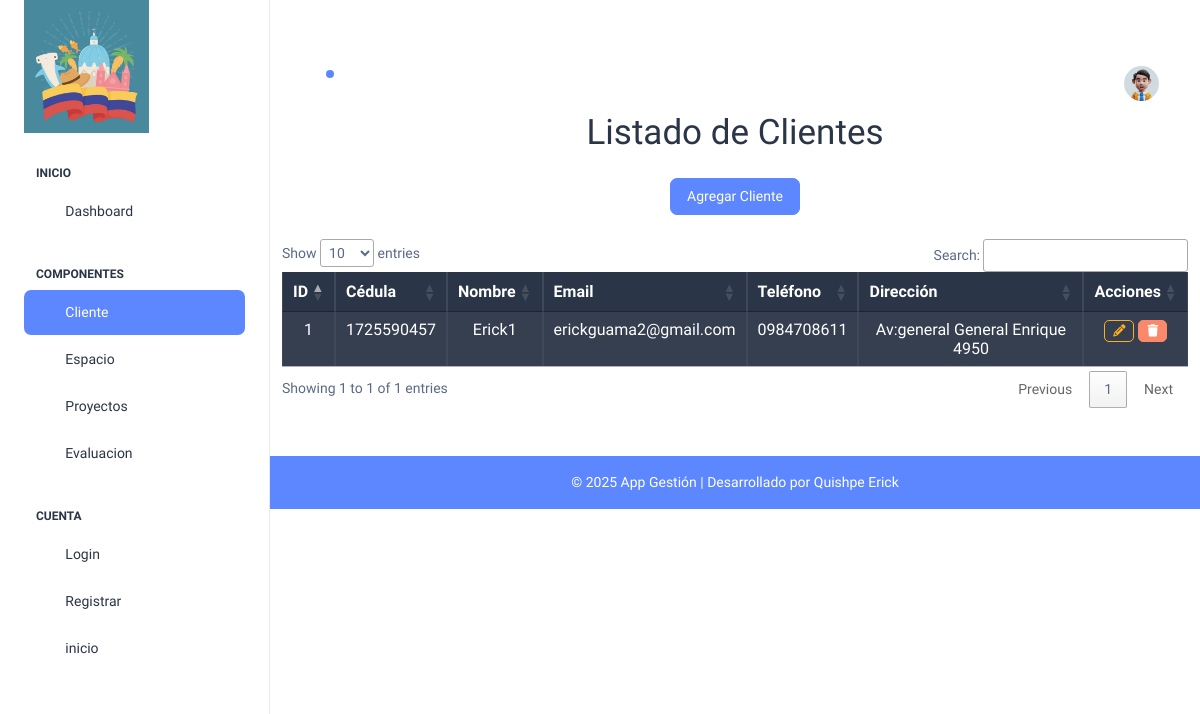
/cliente_mostrar/, run on the app's committed database.
### Aplicaciones/Espacios/models.py (models this page shows, shortened)
class Cliente(models.Model):
    cedula = models.CharField(max_length=10, blank=True, null=True)
    nombre = models.CharField(max_length=255)
    email = models.EmailField(unique=True)
    telefono = models.CharField(max_length=10, blank=True, null=True)
    direccion = models.TextField(blank=True, null=True)

### Aplicaciones/Espacios/views.py (the view)
# urls.py: path('cliente_mostrar/', views.cliente_mostrar, name='cliente_mostrar'),
def cliente_mostrar(request):
    clientes = Cliente.objects.all()
    return render(request, 'cliente_mostrar.html', {'clientes': clientes})

### Aplicaciones/Espacios/templates/cliente_mostrar.html (shortened to what this page needs)
{% extends "./plantilla1.html" %}
{% block contenido %}
<div class="container mt-5">
    <div class="row">
        <div class="col-12 text-center">
            <h1 class="mb-4">Listado de Clientes</h1>
            <a href="/cliente_crear/" class="btn btn-primary mb-4">Agregar Cliente</a>
        </div>
    </div>
    <div class="row">
        <div class="col-12">
            <div class="table-responsive">
                <table class="table table-bordered table-dark table-striped table-hover text-center" id="tbl-clientes">
                    <thead>
                        <tr>
                            <th>ID</th>
                            <th>Cédula</th>
                            <th>Nombre</th>
                            <th>Email</th>
                            <th>Teléfono</th>
                            <th>Dirección</th>
                            <th>Acciones</th>
                        </tr>
                    </thead>
                    <tbody>
                        {% for cliente in clientes %}
                            <tr>
                                <td>{{ cliente.id }}</td>
                                <td>{{ cliente.cedula }}</td>
                                <td>{{ cliente.nombre }}</td>
                                <td>{{ cliente.email }}</td>
                                <td>{{ cliente.telefono }}</td>
                                <td>{{ cliente.direccion }}</td>
                                <td>
                                    <a href="/cliente_editar/{{ cliente.id }}" class="btn btn-outline-warning btn-sm">
                                        <i class="fas fa-pencil"></i>
                                    </a>
                                    <a href="javascript:void(0)" onclick="eliminarCliente('/eliminar_cliente/{{ cliente.id }}');" class="btn btn-danger btn-sm">
                                        <i class="fas fa-trash"></i>
                                    </a>
                                </td>
                            </tr>
                        {% endfor %}
                    </tbody>
                </table>
            </div>
        </div>
    </div>
</div>
{% endblock %}

### data on the page
Cliente: id "1", cedula "1725590457", nombre "Erick1", email "erickguama2@gmail.com", telefono "0984708611", direccion "Av:general General Enrique 4950"
